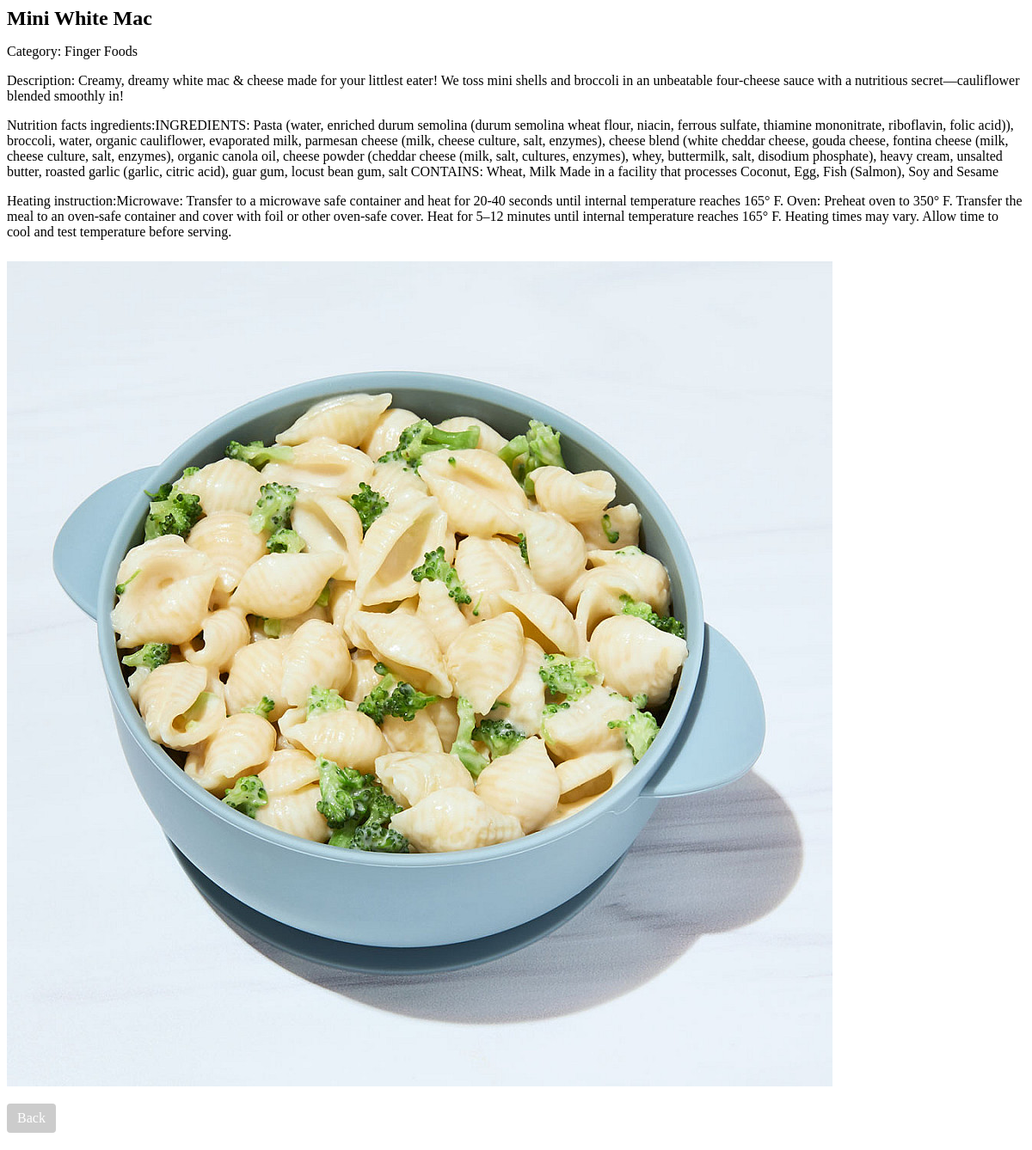
Page /food/3/ on the committed database.
### menu/models.py (models this page shows, shortened)
class Food(models.Model):
    name = models.CharField(max_length=100)
    category = models.ForeignKey(Category, on_delete=models.CASCADE)
    description = models.TextField(default="")
    nutrition_facts_ingredients = models.TextField(
        default="Facts not available")
    heating_instruction = models.TextField(
        default="Instructions not available")
    food_image = models.ImageField(
        upload_to='food_images', null=True, blank=True)
    cost_per_item = models.DecimalField(
        max_digits=10, decimal_places=2, default=0.00)
    filters = models.ManyToManyField(FilterOption)

class Category(models.Model):
    category = models.CharField(max_length=100, blank=True, null=True)
    def __str__(self):
        return self.category

### menu/views.py (the view)
# urls.py: path('food/<int:food_id>/', views.FoodDetailView.as_view(), name='food-detail'),
class FoodDetailView(View):
    def get(self, request, food_id):
        food = get_object_or_404(Food, pk=food_id)
        context = {'food': food}
        return render(request, 'menu/food_detail.html', context)

### templates/menu/food_detail.html (shortened to what this page needs)
<div class="food-detail">
  <h1>{{ food.name }}</h1>
  <p>Category: {{ food.category }}</p>
  <p>Description: {{ food.description }}</p>
  <p>Nutrition facts ingredients:{{ food.nutrition_facts_ingredients }}</p>
  <p>Heating instruction:{{ food.heating_instruction }}</p>
  <img src="{{ food.food_image }}" alt="{{ food.name }} image" />
  <div class="back-button">
    <a href="{% url 'food-list' category=food.category.category %}">Back</a>
  </div>
</div>

### templates/menu/food_detail.html (style rules this page uses)
.food-detail { margin-bottom: 20px; }
.food-detail h1 { font-size: 24px; margin-bottom: 10px; }
.food-detail p { margin-bottom: 5px; }
.food-detail img { max-width: 100%; height: auto; margin-top: 20px; }
.back-button { margin-top: 20px; }
.back-button a { display: inline-block; background-color: #ccc; color: #fff; border: none; padding: 8px 12px; border-radius: 4px; text-decoration: none; cursor: pointer; }

### rows in the picture
Food: name "Mini White Mac", category "Finger Foods", description "Creamy, dreamy white mac & cheese made for your littlest eater! We toss mini shells and broccoli in an unbeatable four-cheese sauce with a nutritious secret—cauliflower blended smoothly in!", nutrition_facts_ingredients "INGREDIENTS: Pasta (water, enriched durum semolina (durum semolina wheat flour, niacin, ferrous sulfate, thiamine mononitrate, riboflavin, folic acid)), broccoli, water, organic cauliflower, evaporated milk, parmesan cheese (milk, cheese culture, salt, enzymes), cheese blend (white cheddar cheese, gouda cheese, fontina cheese (milk, cheese culture, salt, enzymes), organic canola oil, cheese powder (cheddar cheese (milk, salt, cultures, enzymes), whey, buttermilk, salt, disodium phosphate), heavy cream, unsalted butter, roasted garlic (garlic, citric acid), guar gum, locust bean gum, salt CONTAINS: Wheat, Milk Made in a facility that processes Coconut, Egg, Fish (Salmon), Soy and Sesame", heating_instruction "Microwave: Transfer to a microwave safe container and heat for 20-40 seconds until internal temperature reaches 165° F. Oven: Preheat oven to 350° F. Transfer the meal to an oven-safe container and cover with foil or other oven-safe cover. Heat for 5–12 minutes until internal temperature reaches 165° F. Heating times may vary. Allow time to cool and test temperature before serving.", food_image (picture)
